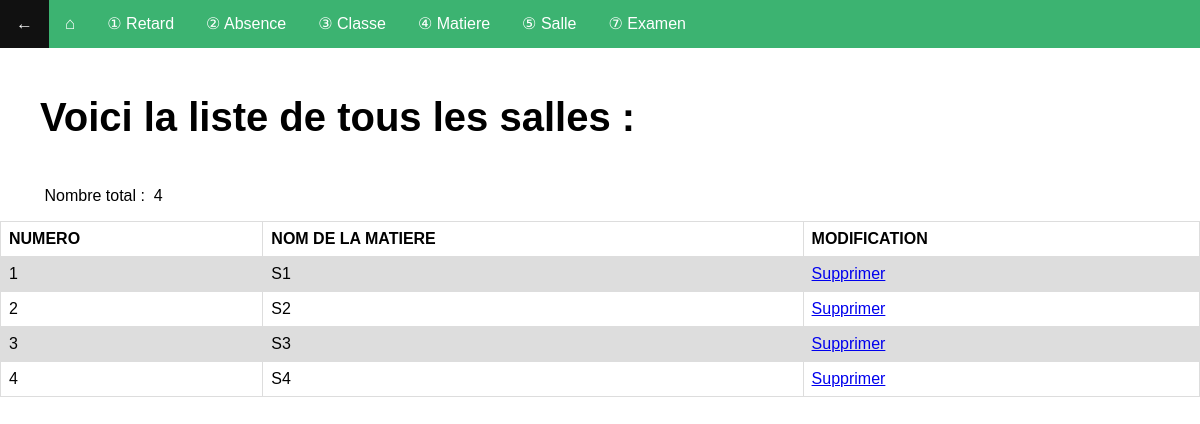
/sallelist.php (signed in), run on an earlier commit of the app's database.
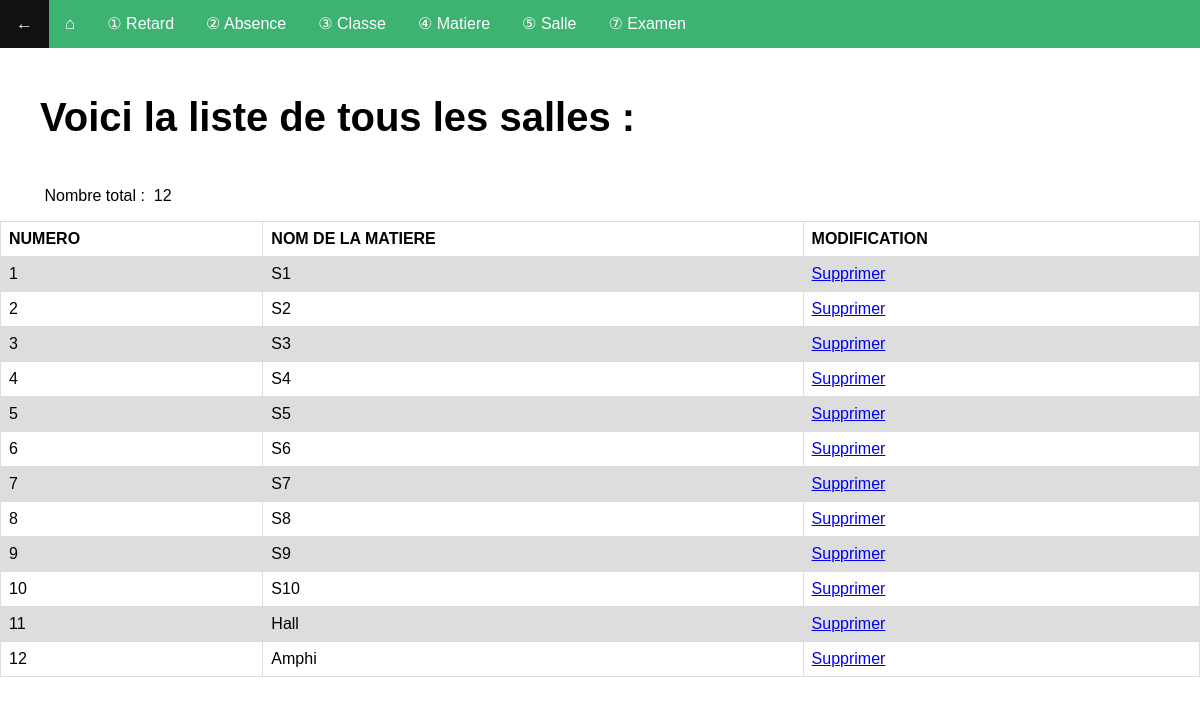
And on a later commit of the database.
### tables this page shows
CREATE TABLE IF NOT EXISTS `t_salle` (
  `sa_id` int(11) NOT NULL AUTO_INCREMENT,
  `sa_nom` varchar(10) DEFAULT NULL,
  PRIMARY KEY (`sa_id`)
);

### sallelist.php (the view, shortened to what this page needs)
<!DOCTYPE html>
<html>
<head>
    <link rel="stylesheet" type="text/css" href="style.css">
</head>
<body>
	<span>
        <ul style="background-color: MediumSeaGreen; list-style-type: none; overflow: hidden;">
            <li style="float: left; font-size: 17px"><a href='accueil.php'>←</a></li>
            <li style="float: left; font-size: 17px; "><a href='gestion.php'>⌂</a></li>
            <li style="float: left;"><a href='retardlist.php'> ① Retard</a></li>
            <li style="float: left;"><a href='absencelist.php'> ② Absence</a></li>
            <li style="float: left;"><a href='classelist.php'> ③ Classe</a></li>
            <li style="float: left;"><a href='matierelist.php'> ④ Matiere</a></li>
            <li style="float: left;"><a href='sallelist.php'> ⑤ Salle</a></li>
            <li style="float: left;"><a href='examenlist.php'> ⑦ Examen</a></li>
        </ul>
    </span>
<?php
echo "<h1><div><span>Voici la liste de tous les salles :</span></h1>";
echo "<p>&nbsp&nbsp&nbsp&nbsp&nbsp&nbsp&nbsp&nbsp&nbsp&nbspNombre total :&nbsp"
?>
<?php
	include('conn.php');
	$query=mysqli_query($conn,"select count(sa_id) as total from `t_salle`");
	$row=mysqli_fetch_array($query);
		?>
	<?php echo $row['total'],"</div>";
		?>
	<?php
		require_once("conn.php");
		$req = "select * from t_salle";
		$resultat = mysqli_query($conn,$req) or die(mysql_error());
 	?>
 	<table>
 		<tr>
 			<th>NUMERO</th>
 			<th>NOM DE LA MATIERE</th>
 			<th>MODIFICATION</th>
 		</tr>
 		<?php  while ($salle = mysqli_fetch_assoc($resultat))  {  ?>
 		<tr>
 			<td><?php echo ($salle['sa_id']); ?></td>
 			<td><?php echo ($salle['sa_nom']); ?></td>
 			<td><span><a href="traitement10.php?code=<?php echo ($salle['sa_id']); ?>">Supprimer</a></span></td>
 		</tr>
<?php } ?>
 	</table>
<?php
	echo "<br><br><br></br></br></br>";
 ?>
</body>
</html>

What changed in the data, as far as the page shows it:
added t_salle: sa_id "5", sa_nom "S5"
added t_salle: sa_id "6", sa_nom "S6"
added t_salle: sa_id "7", sa_nom "S7"
added t_salle: sa_id "8", sa_nom "S8"
added t_salle: sa_id "9", sa_nom "S9"
added t_salle: sa_id "10", sa_nom "S10"
added t_salle: sa_id "11", sa_nom "Hall"
added t_salle: sa_id "12", sa_nom "Amphi"
Also different on the page:
$row['total']: "4" → "12"
